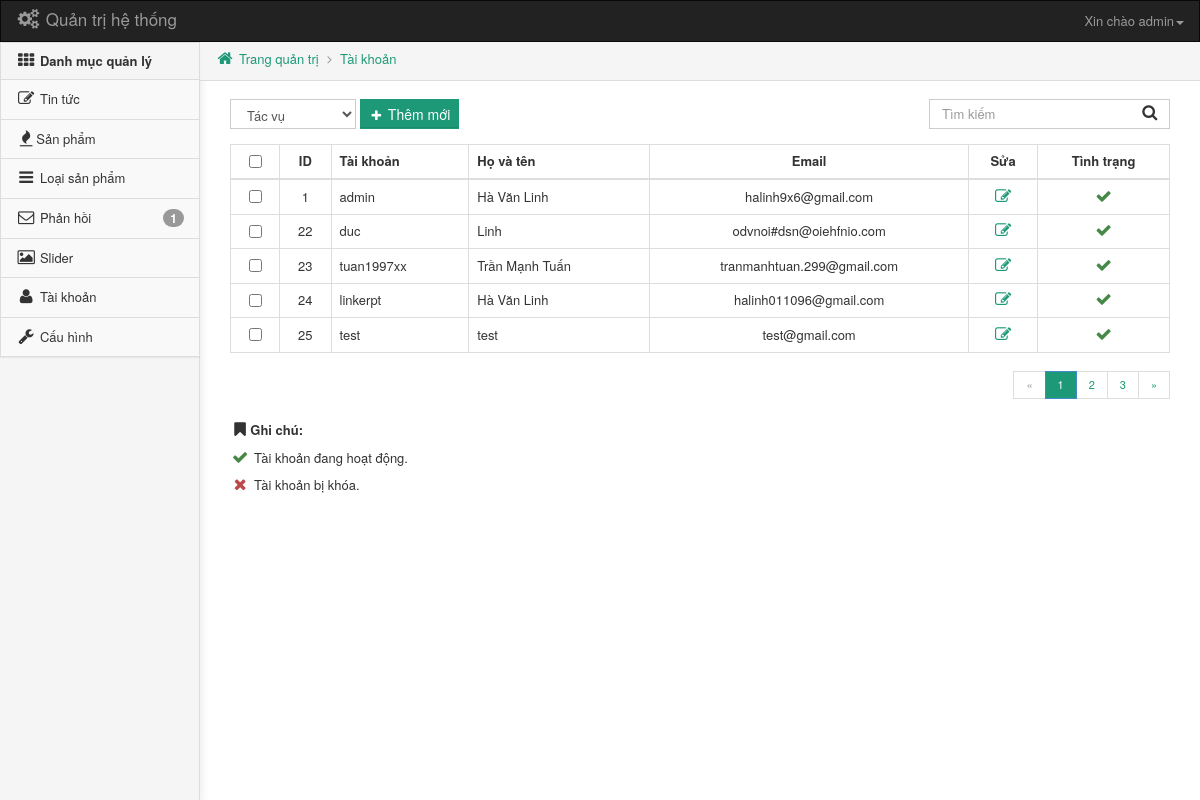
The page /admin/user.php (signed in) on the database its author committed.
### tables this page shows
CREATE TABLE IF NOT EXISTS `user` (
  `id` int(255) NOT NULL AUTO_INCREMENT,
  `username` varchar(50) NOT NULL,
  `password` varchar(40) NOT NULL,
  `fullname` varchar(50) NOT NULL,
  `email` varchar(50) NOT NULL,
  `phone` varchar(15) NOT NULL,
  `address` varchar(128) NOT NULL,
  `created` int(11) NOT NULL,
  `level` int(4) DEFAULT NULL,
  `idgroup` int(4) NOT NULL,
  PRIMARY KEY (`id`)
);

### admin/user.php (the view, shortened to what this page needs)
<!DOCTYPE html>
<html lang="vi">
<?php
require_once ("../apps/config.php");
?>
<?php include ("headeradm.php"); ?>
   <body>
      <div class="clearfix">
         <div id="sidebar-bg"></div>
         <div id="sidebar" role="navigation">
            <div class="panel panel-default">
               <div class="panel-heading">
                  <h3 class="panel-title">
                     <i class="fa fa-th"></i><span> Danh mục quản lý</span>
                  </h3>
               </div>
               <ul id="menu" class="list-group">
                  <li class="list-group-item">
                     <a href="post.php">
                     <i class="fa fa-edit"></i> <span>Tin tức</span>
                     </a>
                  </li>
                  <li class="list-group-item">
                     <a href="product.php">
                     <i class="fa fa-fire"></i><span>Sản phẩm</span>
                     </a>
                  </li>
                  <li class="list-group-item">
                     <a href="type_product.php">
                     <i class="fa fa-bars"></i> <span>Loại sản phẩm</span>
                     </a>
                  </li>
                  <li class="list-group-item">
                     <a href="contact.php">
                     <i class="fa fa-envelope-o"></i> <span>Phản hồi<span class="badge pull-right">1</span></span>
                     </a>
                  </li>
                  <li class="list-group-item">
                     <a href="slider.php">
                     <i class="fa fa-picture-o"></i> <span>Slider</span>
                     </a>
                  </li>
                  <li class="list-group-item">
                     <a href="user.php">
                     <i class="fa fa-user"></i> <span>Tài khoản</span>
                     </a>
                  </li>
                  <li class="list-group-item">
                     <a href="setting.php">
                     <i class="fa fa-wrench"></i> <span>Cấu hình</span>
                     </a>
                  </li>
               </ul>
            </div>
         </div>
         <div id="main">
            <ol class="breadcrumb">
         <li><a href="index.php"><i class="fa fa-home"></i> Trang quản trị</a></li>
         <li class="active"><a href="user.php">Tài khoản</a></li>
      </ol>
      <div class="col-xs-12">
         <form id="admin-form" method="post" action="" role="form">
            <div class="col-xs-12">
               <div class="form-group">
                  <div class="btn-group">
                     <select id="task" name="task" class="form-control">
                        <option>Tác vụ</option>
                     </select>
                  </div>
                  <a href="new-user.php" class="btn btn-submit"><small><i class="fa fa-plus"></i></small> Thêm mới</a>
                  <div class="btn-group pull-right hidden-xs" id="div-search">
                     <input id="search" name="search" type="text" value="" class="form-control" placeholder="Tìm kiếm">
                     <span class="fa fa-search"></span>
                  </div>
               </div>
               <table class="table table-bordered table-hover">
                  <thead>
                     <tr>
                        <th><input id="check_all" type="checkbox"></th>
                        <th class="hidden-xs">ID</th>
                        <th>Tài khoản</th>
                         <th class="hidden-sm hidden-xs">Họ và tên</th>
                        <th class="hidden-xs">Email</th>
                        <th>Sửa</th>
                        <th>Tình trạng</th>
                     </tr>
                  </thead>
                  <tbody>
                  <?php
                  $user_query = mysqli_query($conn,"SELECT * from user");
                  while ($user_items = mysqli_fetch_array($user_query))
                  {
                  ?>
                     <tr>
                         <?php
                        echo '<td>
                           <input name="id[]" type="checkbox" value="0">
                        </td>
                        <td class="hidden-xs">'.$user_items['id'].'</td>
                        <td>'.$user_items['username'].'</td>
                        <td>'.$user_items['fullname'].'</td>
                        <td class="hidden-xs">'.$user_items['email'].'</td>
                         <td>
                        <a href="new-type_product.php"><i class="fa fa-edit" data-toggle="tooltip" data-placement="top" title="Sửa tài khoản"></i></a>
                        </td>
                        <td>
                           <i class="fa fa-check text-success" data-toggle="tooltip" data-placement="top" title="Đang hoạt động"></i>
                        </td>
                   '; ?> </tr> <?php }?>
                  </tbody>
               </table>
               <div class="text-right">
                  <ul class="pagination" id="step5">
                     <li class="disabled"><span>«</span></li>
                     <li class="active"><span>1</span></li>
                     <li><a href="#">2</a></li>
                     <li><a href="#">3</a></li>
                     <li><a href="#">»</a></li>
                  </ul>
               </div>
               <p><strong><i class="fa fa-bookmark"></i>Ghi chú: </strong></p>
               <p class="note-items"><i class="fa fa-check text-success"></i> Tài khoản đang hoạt động.</p>
               <p class="note-items"><i class="fa fa-times text-danger"></i> Tài khoản bị khóa.</p>
            </div>
         </form>
      </div>
         </div>
      </div>
   </body>
</html>

### admin/css/admin.css (style rules this page uses)
input#search { padding-right: 70px; }
input#search + span { position: absolute; top: 6px; right: 10px; }
#main { margin-left:200px; }
#sidebar-bg { position:fixed;top:0;left:0;bottom:0;z-index:-1;width:200px;border-right:1px solid #ddd;box-shadow:0 5px 10px rgba(0,0,0,0.1);background:#f5f5f5; }
#sidebar { float:left;width:200px; }
#sidebar .panel { border-radius:0; }
#sidebar .panel-title { font-size: 13px;font-weight: bold; }
#sidebar ul { list-style:none;margin:0; }
#sidebar a { display:block;padding:10px 15px;text-decoration:none;color:#333; }
#sidebar li { padding:0;background:#f9f9f9; }
ul#menu a { display: block; padding: 10px 15px; text-decoration: none; color: #333; }
ul#menu li { padding: 0; background: #f9f9f9; }
.breadcrumb { padding:10px 15px;border-radius:0;border-bottom:1px solid #ddd;margin-top: -2px; }
.breadcrumb>li+li:before { content:"\f105";font-family:'FontAwesome';display:inline-block;padding-right:8px;color:#999; }
.table th, .table td { text-align: center; }
.table th:nth-child(3), .table td:nth-child(3), .table th:nth-child(4), .table td:nth-child(4) { text-align: left; width: auto; }
.pagination { margin-top:0;font-size: 11px; }
.pagination li a { color: #1d9977 !important; }
.pagination>li:last-child>a, .pagination>li:last-child>span, .pagination>li:first-child>a, .pagination>li:first-child>span { border-radius: 0; }
.btn { font-weight: 500; border: 1px solid transparent; -webkit-box-shadow: inset 0px -2px 0px 0px rgba(0, 0, 0, 0.09); -moz-box-shadow: inset 0px -2px 0px 0px rgba(0, 0, 0, 0.09); box-shadow: inset 0px -1px 0px 0px rgba(0, 0, 0, 0.09); display: inline-block; margin-bottom: 0; text-align: center; vertical-align: middle; cursor: pointer; background-image: none; white-space: nowrap; padding: 4px 8px; font-size: 14px; line-height: 1.42857143; border-radius: 0; -webkit-user-select: none; -moz-user-select: none; -ms-user-select: none; user-select: none; outline: none; }
.btn-submit { color: #fff; background-color: #1d9977; border-color: #1d9977; }
.form-control { -webkit-border-radius: 0px !important; -moz-border-radius: 0px !important; border-radius: 0px !important; box-shadow: none; }
small { font-size: 70% }
a { color: #1d9977; }
.pagination .active span { background: #1d9977; }

### rows shown on the page
user: id "1", username "admin", fullname "Hà Văn Linh", email "halinh9x6@gmail.com"
user: id "22", username "duc", fullname "Linh", email "odvnoi#dsn@oiehfnio.com"
user: id "23", username "tuan1997xx", fullname "Trần Mạnh Tuấn", email "tranmanhtuan.299@gmail.com"
user: id "24", username "linkerpt", fullname "Hà Văn Linh", email "halinh011096@gmail.com"
user: id "25", username "test", fullname "test", email "test@gmail.com"

### other values the page prints
$_SESSION['username'] "admin"
